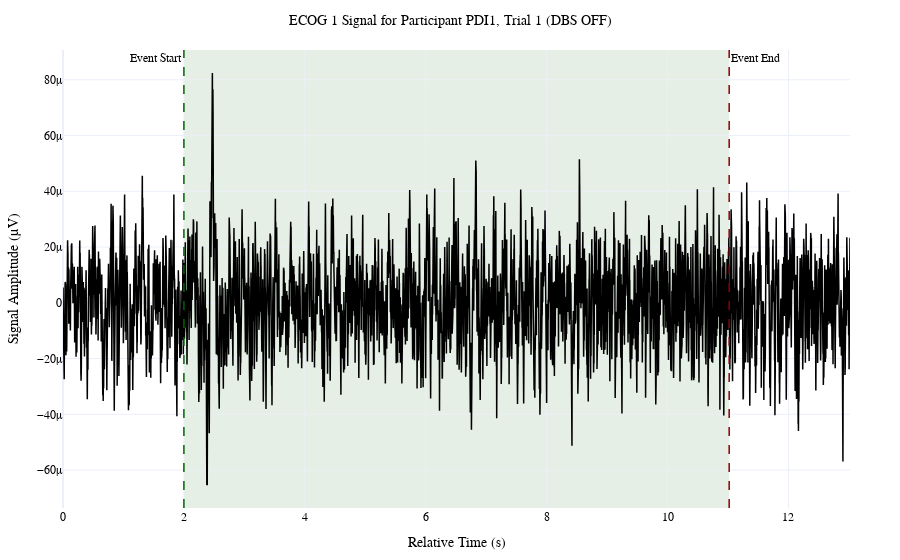

This figure's notebook cell:
### Code cell
plot_trial_channel(
    trial_df,
    channel="ECOG_1",
)

### Figure 1 — Plotly figure (JSON) as saved in the notebook; plotly's stock layout.template omitted (floating-point values rounded to 4 significant figures; data arrays with more than 128 entries replaced by an {"elided": "..."} marker saying what was removed)
{"data": [{"line": {"color": "black", "width": 1.5}, "mode": "lines", "name": "ECOG_1", "type": "scatter", "x": {"elided": "13019 float values"}, "y": {"elided": "13019 float values"}}], "layout": {"annotations": [{"showarrow": false, "text": "Event Start", "x": 2, "xanchor": "right", "xref": "x", "y": 1, "yanchor": "top", "yref": "y domain"}, {"showarrow": false, "text": "Event End", "x": 11.02, "xanchor": "left", "xref": "x", "y": 1, "yanchor": "top", "yref": "y domain"}], "font": {"color": "black", "family": "Times New Roman", "size": 12}, "margin": {"b": 50, "l": 50, "r": 50, "t": 50}, "shapes": [{"line": {"color": "darkgreen", "dash": "dash", "width": 1.5}, "type": "line", "x0": 2, "x1": 2, "xref": "x", "y0": 0, "y1": 1, "yref": "y domain"}, {"line": {"color": "darkred", "dash": "dash", "width": 1.5}, "type": "line", "x0": 11.02, "x1": 11.02, "xref": "x", "y0": 0, "y1": 1, "yref": "y domain"}, {"fillcolor": "rgba(0, 100, 0, 0.1)", "layer": "below", "line": {"width": 0}, "type": "rect", "x0": 2, "x1": 11.02, "xref": "x", "y0": 0, "y1": 1, "yref": "y domain"}], "showlegend": false, "title": {"font": {"size": 14}, "text": "ECOG 1 Signal for Participant PDI1, Trial 1 (DBS OFF)", "x": 0.5}, "xaxis": {"title": {"text": "Relative Time (s)"}}, "xaxis2": {"overlaying": "x", "range": [16.1, 29.12], "showticklabels": true, "side": "top", "title": {"text": "Absolute Time (s)"}, "visible": true}, "yaxis": {"title": {"text": "Signal Amplitude (µV)"}}}}
